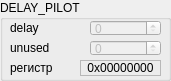
    <widget class="QGroupBox" name="groupAmpDelayPilot">
     <property name="geometry">
      <rect>
       <x>10</x>
       <y>150</y>
       <width>171</width>
       <height>81</height>
      </rect>
     </property>
     <property name="title">
      <string>DELAY_PILOT</string>
     </property>
     <widget class="QLabel" name="labelAmpDelayPilott">
      <property name="geometry">
       <rect>
        <x>10</x>
        <y>60</y>
        <width>71</width>
        <height>16</height>
       </rect>
      </property>
      <property name="text">
       <string>регистр</string>
      </property>
     </widget>
     <widget class="QLabel" name="labelAmpDelayPilot">
      <property name="geometry">
       <rect>
        <x>80</x>
        <y>60</y>
        <width>81</width>
        <height>16</height>
       </rect>
      </property>
      <property name="frameShape">
       <enum>QFrame::StyledPanel</enum>
      </property>
      <property name="text">
       <string>0x00000000</string>
      </property>
      <property name="alignment">
       <set>Qt::AlignCenter</set>
      </property>
     </widget>
     <widget class="QLabel" name="labelAmpDelayPilot1t">
      <property name="geometry">
       <rect>
        <x>10</x>
        <y>20</y>
        <width>71</width>
        <height>16</height>
       </rect>
      </property>
      <property name="text">
       <string>delay</string>
      </property>
     </widget>
     <widget class="QSpinBox" name="spinAmpDelayPilot1">
      <property name="enabled">
       <bool>false</bool>
      </property>
      <property name="geometry">
       <rect>
        <x>90</x>
        <y>20</y>
        <width>71</width>
        <height>16</height>
       </rect>
      </property>
      <property name="maximum">
       <number>65535</number>
      </property>
     </widget>
     <widget class="QSpinBox" name="spinAmpDelayPilot2">
      <property name="enabled">
       <bool>false</bool>
      </property>
      <property name="geometry">
       <rect>
        <x>90</x>
        <y>40</y>
        <width>71</width>
        <height>16</height>
       </rect>
      </property>
      <property name="maximum">
       <number>65535</number>
      </property>
     </widget>
     <widget class="QLabel" name="labelAmpDelayPilot2t">
      <property name="geometry">
       <rect>
        <x>10</x>
        <y>40</y>
        <width>71</width>
        <height>16</height>
       </rect>
      </property>
      <property name="text">
       <string>unused</string>
      </property>
     </widget>
    </widget>
